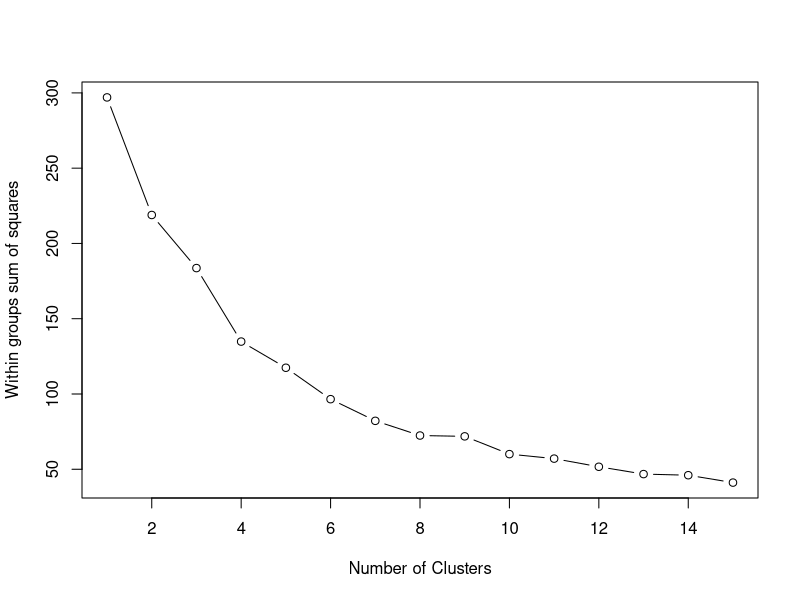
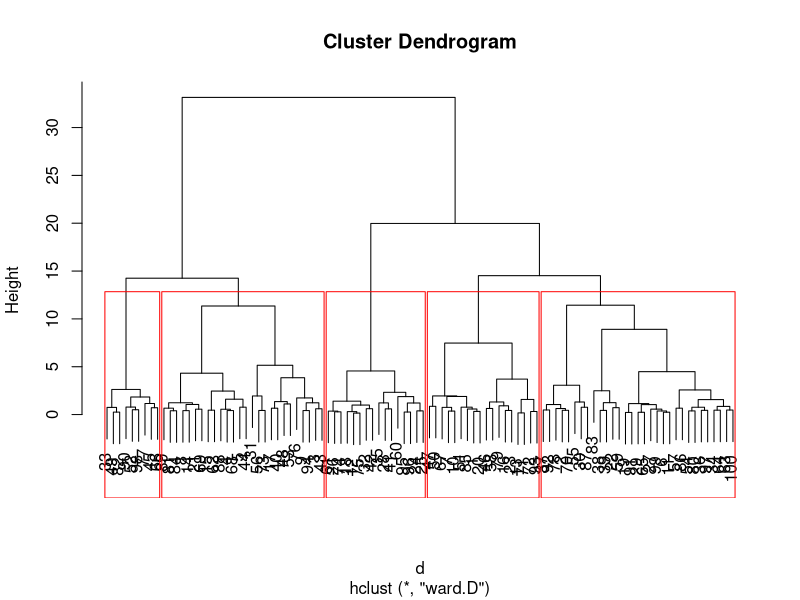

The R script that drew these images, in order:

#ids would really be a list of rating-program-gender combinations
ids<-1:100

#MADE TEST DATA
#qts would be actual average qts for these rating-program-genders
qts<-rnorm(100,60,10)
#pops would be the actual population that qualified for these RPGs
pops<-runif(100,0,1000)
#goals would be the annual goals for these RPGs
goals<-runif(100,0,300)

#scaled (normalized) test data
mydata<-data.frame(qts, pops, goals)
mydata<-scale(mydata)

#appended RPGs (ids) as row names (non-numeric data lables)
row.names(mydata)<-ids

# Determine number of clusters
#will determine the sum of squares within each group and sum
wss <- (nrow(mydata)-1)*sum(apply(mydata,2,var))
for (i in 2:15) {
  wss[i] <- sum(kmeans(mydata, centers=i)$withinss)
  }

#plots the sum of the groups sum of squares against the number of clusters...  the idea is to identify a bend in the plot
plot(1:15, wss, type="b", xlab="Number of Clusters", ylab="Within groups sum of squares")

# K-Means Cluster Analysis
fit <- kmeans(mydata, 6) # 6 clusters per my chart knee bend

# get cluster means
aggregate(mydata,by=list(fit$cluster),FUN=mean)

# append cluster assignment
mydata.kmean <- data.frame(mydata, fit$cluster) 

#hierarchical clustering
#build distance matrix
d <- dist(mydata, method = "euclidean")

#perform hierarchical clutstering on d
fit <- hclust(d, method="ward")

#show dendrogram
plot(fit)

#cut dendrogram in natrual spot, I chose 5
groups <- cutree(fit, k=5) 

#draw groups on dendrogram
rect.hclust(fit, k=5, border="red") 

mydata.hclust<-data.frame(mydata,groups)

#compare group assignments using the two different methods
head(mydata.hclust,10)
head(mydata.kmean,10)

